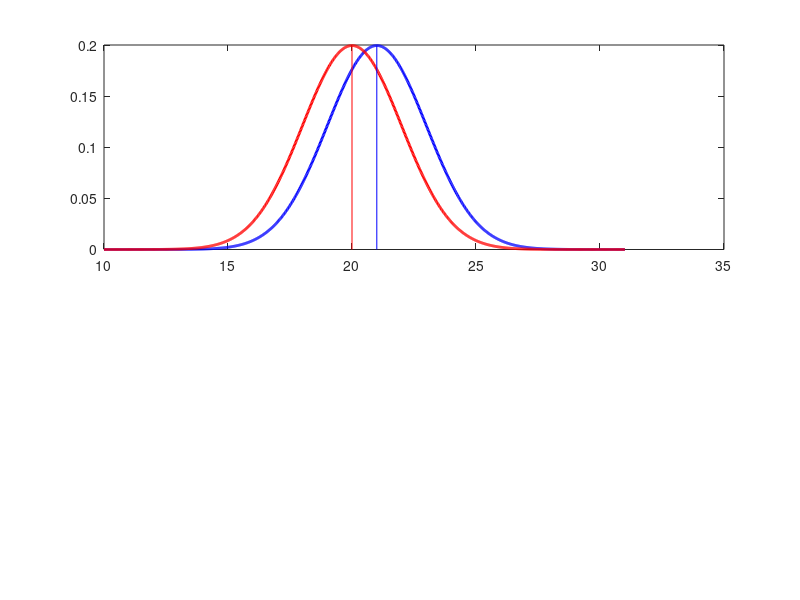

MATLAB code for this plot: (Note: this script raises an error after producing the figure.)
%% Relations between effect size, sample size, and p-value

%% Initialize
clear; clc; close all

%% Create probability distribution for two conditions
mu1 = 21; sigma1 = 2;
mu2 = 20; sigma2 = 2;
pd1 = makedist('Normal','mu',mu1,'sigma',sigma1);
pd2 = makedist('Normal','mu',mu2,'sigma',sigma2);

%% Set sample size range
sampleSize = 2:120;
[t, es, rho, meanDiff, stdDiff] = deal(NaN(1,length(sampleSize)));

%% Create figure
figure('color','w','position',[50 50 1000 500])

%% Create subplot of sample distributions
subplot(2,3,1:3)

x = linspace(10,31,1001);
pdf1 = pdf(pd1,x);
pdf2 = pdf(pd2,x);

plot(x,pdf1,'b','linewidth',2)
hold on
plot(x,pdf2,'r','linewidth',2)

line([mu1 mu1],[0 max(pdf1)],'color','b')
line([mu2 mu2],[0 max(pdf2)],'color','r')

line([mu1+sigma1 mu1+sigma1],[0 mean(pdf1(round(x,1)==mu1+sigma1))],'color','b','linestyle','--')
line([mu1-sigma1 mu1-sigma1],[0 mean(pdf1(round(x,1)==mu1-sigma1))],'color','b','linestyle','--')
line([mu2+sigma2 mu2+sigma2],[0 mean(pdf2(round(x,1)==mu2+sigma2))],'color','r','linestyle','--')
line([mu2-sigma2 mu2-sigma2],[0 mean(pdf2(round(x,1)==mu2-sigma2))],'color','r','linestyle','--')

% Edit axes
box off
xlim([10 30])
xlabel('Outcome measure (arbitrary units)')
ylabel('Probability distribution (x)')
leg = legend('Condition 1','Condition 2');
leg.Box = 'off';

%% Run simulations for ES = 0.2
esLow = 0.198;
esHigh = 0.202;

i = 0;
for n = sampleSize
    i = i+1;
    es(i) = 1;
    while es(i) > esHigh || es(i) < esLow
        sample1 = random(pd1,n,1);
        sample2 = random(pd2,n,1);
        [~,p] = ttest(sample1,sample2);
        rho(i) = p;
        meanDiff(i) = mean(sample1 - sample2);
        stdDiff(i) = std(sample1 - sample2);
        es(i) = meanDiff(i) / stdDiff(i);
        t(i) = es(i) * sqrt(n);
    end
end

%% Subplot 1 -  0.2
subplot(234)
plot(sampleSize,es,'k','linewidth',1)
box off
ylim([0 1])
xlabel('Sample Size (n)')
ylabel('Effect Size')

yyaxis right
plot(sampleSize,rho,'linewidth',1)
hold on
line([sampleSize(1) sampleSize(end)],[0.05 0.05],'linestyle','--','linewidth',1);
box off
ylim([0 1])
ylabel('p-value (paired t-test)')

title('Effect Size = 0.2')

disp('Plot 1 complete')

%% Run simulations for ES = 0.4
esLow = 0.396;
esHigh = 0.404;

i = 0;
for n = sampleSize
    i = i+1;
    es(i) = 1;
    while es(i) > esHigh || es(i) < esLow
        sample1 = random(pd1,n,1);
        sample2 = random(pd2,n,1);
        [~,p] = ttest(sample1,sample2);
        rho(i) = p;
        meanDiff(i) = mean(sample1 - sample2);
        stdDiff(i) = std(sample1 - sample2);
        es(i) = meanDiff(i) / stdDiff(i);
    end
end

%% Subplot 2 -  0.3
subplot(235)
plot(sampleSize,es,'k','linewidth',1)
box off
ylim([0 1])
xlabel('Sample Size (n)')
ylabel('Effect Size')

yyaxis right
plot(sampleSize,rho,'linewidth',1)
hold on
line([sampleSize(1) sampleSize(end)],[0.05 0.05],'linestyle','--','linewidth',1)
box off
ylim([0 1])
ylabel('p-value (paired t-test)')

title('Effect Size = 0.4')

disp('Plot 2 complete')

%% Run simulations for ES = 0.6
esLow = 0.594;
esHigh = 0.606;

i = 0;
for n = sampleSize
    i = i+1;
    es(i) = 1;
    while es(i) > esHigh || es(i) < esLow
        sample1 = random(pd1,n,1);
        sample2 = random(pd2,n,1);
        [~,p] = ttest(sample1,sample2);
        rho(i) = p;
        meanDiff(i) = mean(sample1 - sample2);
        stdDiff(i) = std(sample1 - sample2);
        es(i) = meanDiff(i) / stdDiff(i);
    end
end

%% Subplot 2 -  0.6
subplot(236)
plot(sampleSize,es,'k','linewidth',1)
box off
ylim([0 1])
xlabel('Sample Size (n)')
ylabel('Effect Size')

yyaxis right
plot(sampleSize,rho,'linewidth',1)
hold on
line([sampleSize(1) sampleSize(end)],[0.05 0.05],'linestyle','--','linewidth',1)
box off
ylim([0 1])
ylabel('p-value (paired t-test)')

title('Effect Size = 0.6')

disp('Plot 3 complete')

%% Save figure
export_fig('fig_ESvNvP','-png','-cmyk','-r900')
